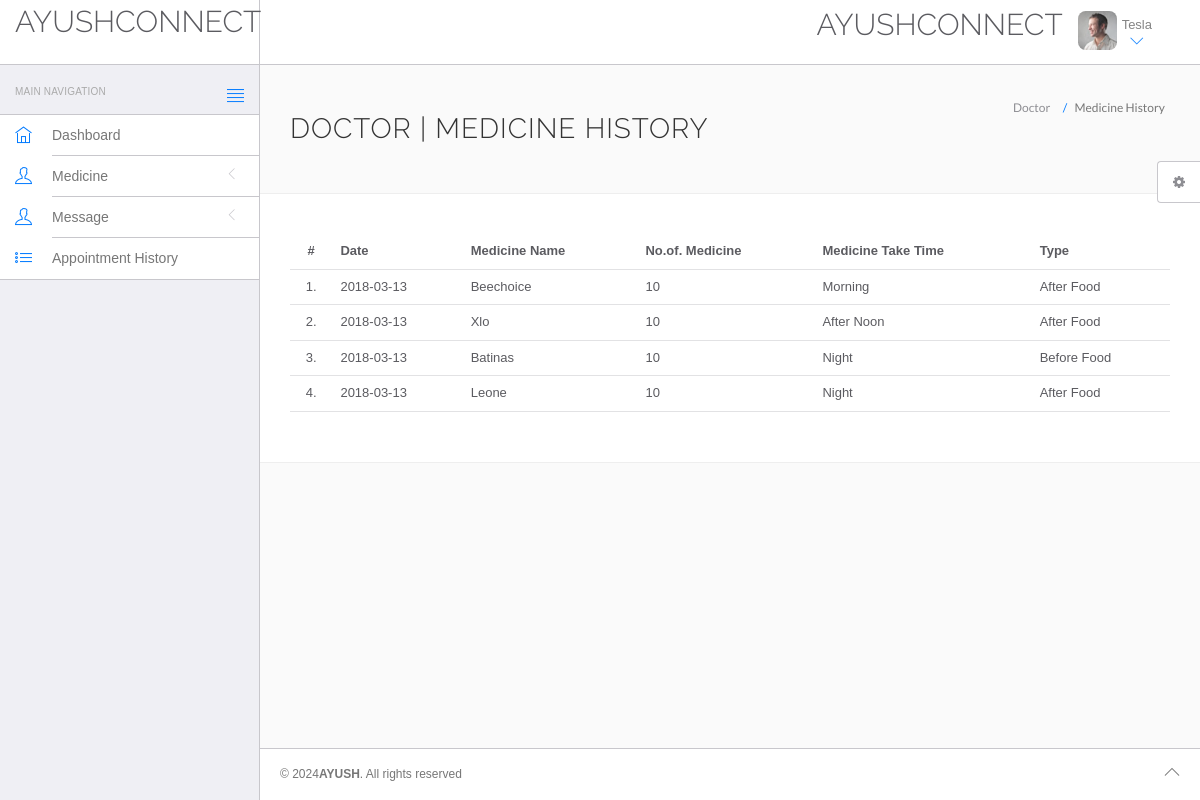
The app's page /hms/doctor/medicine-details-list.php?userId=10 (signed in) with its own data.
### tables this page shows
CREATE TABLE IF NOT EXISTS `doctors` (
  `id` int(11) NOT NULL AUTO_INCREMENT,
  `specilization` varchar(255) NOT NULL,
  `doctorName` varchar(255) NOT NULL,
  `address` longtext NOT NULL,
  `docFees` varchar(255) NOT NULL,
  `contactno` bigint(11) NOT NULL,
  `docEmail` varchar(255) NOT NULL,
  `password` varchar(255) NOT NULL,
  `creationDate` timestamp NOT NULL DEFAULT CURRENT_TIMESTAMP,
  `updationDate` varchar(255) NOT NULL,
  PRIMARY KEY (`id`)
);

CREATE TABLE IF NOT EXISTS `medicine` (
  `mid` int(10) NOT NULL AUTO_INCREMENT,
  `doctorId` int(10) NOT NULL,
  `userId` int(10) NOT NULL,
  `mDate` date NOT NULL,
  `mediName` varchar(25) NOT NULL,
  `mediNo` int(10) NOT NULL,
  `tTime` varchar(25) NOT NULL,
  `type` varchar(25) NOT NULL,
  PRIMARY KEY (`mid`)
);

### hms/doctor/medicine-details-list.php (the view, shortened to what this page needs)
<!DOCTYPE html>
<html lang="en">
	<head>
		<link rel="stylesheet" href="vendor/bootstrap/css/bootstrap.min.css">
		<link rel="stylesheet" href="vendor/fontawesome/css/font-awesome.min.css">
		<link rel="stylesheet" href="vendor/themify-icons/themify-icons.min.css">
		<link href="vendor/animate.css/animate.min.css" rel="stylesheet" media="screen">
		<link href="vendor/perfect-scrollbar/perfect-scrollbar.min.css" rel="stylesheet" media="screen">
		<link href="vendor/switchery/switchery.min.css" rel="stylesheet" media="screen">
		<link href="vendor/bootstrap-touchspin/jquery.bootstrap-touchspin.min.css" rel="stylesheet" media="screen">
		<link href="vendor/select2/select2.min.css" rel="stylesheet" media="screen">
		<link href="vendor/bootstrap-datepicker/bootstrap-datepicker3.standalone.min.css" rel="stylesheet" media="screen">
		<link href="vendor/bootstrap-timepicker/bootstrap-timepicker.min.css" rel="stylesheet" media="screen">
		<link rel="stylesheet" href="assets/css/styles.css">
		<link rel="stylesheet" href="assets/css/plugins.css">
		<link rel="stylesheet" href="assets/css/themes/theme-1.css" id="skin_color" />
	</head>
	<body>
		<div id="app">
<?php include('include/sidebar.php');?>
			<div class="app-content">
					<?php include('include/header.php');?>
				<div class="main-content" >
					<div class="wrap-content container" id="container">
						<section id="page-title">
							<div class="row">
								<div class="col-sm-8">
									<h1 class="mainTitle">Doctor  | Medicine History</h1>
																	</div>
								<ol class="breadcrumb">
									<li>
										<span>Doctor </span>
									</li>
									<li class="active">
										<span>Medicine History</span>
									</li>
								</ol>
							</div>
						</section>
						<div class="container-fluid container-fullw bg-white">
									<div class="row">
								<div class="col-md-12">
									<table class="table table-hover" id="sample-table-1">
										<thead>
											<tr>
												<th class="center">#</th>
                                                <th class="hidden-xs">Date</th>
												<th class="hidden-xs">Medicine Name</th>
												<th class="hidden-xs">No.of. Medicine</th>
												<th>Medicine Take Time</th>
												<th>Type </th>
											</tr>
										</thead>
										<tbody>
<?php
$userId = $_REQUEST['userId'];
$sql=mysql_query("select * from medicine where userId='$userId'");
$cnt=1;
while($row=mysql_fetch_array($sql))
{
?>
											<tr>
												<td class="center"><?php echo $cnt;?>.</td>
                                                <td class="hidden-xs"><?php echo $row['mDate'];?></td>
												<td class="hidden-xs"><?php echo $row['mediName'];?></td>
												<td><?php echo $row['mediNo'];?></td>
												<td><?php echo $row['tTime'];?></td>
												<td><?php echo $row['type'];?></td>
											</tr>
											<?php
$cnt=$cnt+1;
											 }?>
										</tbody>
									</table>
								</div>
							</div>
								</div>
					</div>
				</div>
			</div>
	<?php include('include/footer.php');?>
	<?php include('include/setting.php');?>
		</div>
	</body>
</html>

### hms/doctor/include/header.php (shortened to what this page needs)
<header class="navbar navbar-default navbar-static-top">
					<div class="navbar-header">
						<a class="navbar-brand" href="#">
							<h2 style="padding-top:2% ">AYUSHCONNECT </h2>
						</a>
						<a href="#" class="sidebar-toggler pull-right visible-md visible-lg" data-toggle-class="app-sidebar-closed" data-toggle-target="#app">
							<i class="ti-align-justify"></i>
						</a>
					</div>
					<div class="navbar-collapse collapse">
						<ul class="nav navbar-right">
								<li  style="padding-top:2% ">
								<h2>AYUSHCONNECT </h2>
							</li>
							<li class="dropdown current-user">
								<a href class="dropdown-toggle" data-toggle="dropdown">
									<img src="assets/images/avatar-1.jpg" alt="Peter"> <span class="username">
									<?php $query=mysql_query("select doctorName from doctors where id='".$_SESSION['id']."'");
while($row=mysql_fetch_array($query))
{
	echo $row['doctorName'];
}
									?> <i class="ti-angle-down"></i></i></span>
								</a>
							</li>
						</ul>
					</div>
				</header>

### hms/doctor/assets/css/themes/theme-1.css (style rules this page uses)
body { background: #FAFAFA; }
header .navbar-header { background: #ffffff !important; border-right-color: #c8c7cc !important; border-bottom-color: #c8c7cc !important; }
header .navbar-header .sidebar-toggler, header .navbar-header .sidebar-mobile-toggler { color: #007aff !important; }
header .navbar-header .navbar-brand { color: #777 !important; }
header .navbar-collapse { background: #ffffff !important; border-bottom-color: #c8c7cc !important; box-shadow: none !important; }
header .navbar-collapse .navbar-right > li > a { color: #777; }
header .navbar-collapse .navbar-right > li > a i { color: #007aff !important; }

### records on screen
doctors: doctorName "Tesla"
medicine: mDate "2018-03-13", mediName "Beechoice", mediNo "10", tTime "Morning", type "After Food"
medicine: mDate "2018-03-13", mediName "Xlo", mediNo "10", tTime "After Noon", type "After Food"
medicine: mDate "2018-03-13", mediName "Batinas", mediNo "10", tTime "Night", type "Before Food"
medicine: mDate "2018-03-13", mediName "Leone", mediNo "10", tTime "Night", type "After Food"
